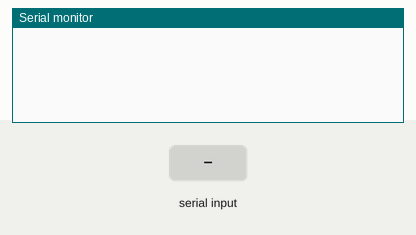
This sketch was run on a simulated Arduino Uno, built with avr-gcc and run on an emulated ATmega328P. On the bench: the last lines printed to the serial monitor. The test bench sets the inputs (shaded band).

Above: at 1.2 s.
1.3 s: "PIN:13\n" received over Serial
At 1.8 s:
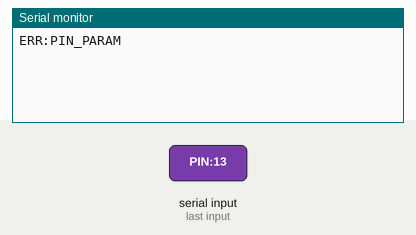
2.8 s: "SYS:1\n" received over Serial
At 4.0 s:
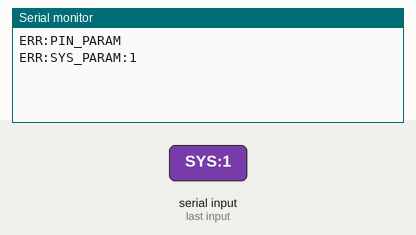
4.3 s: "HELLO:1\n" received over Serial
At 5.3 s:
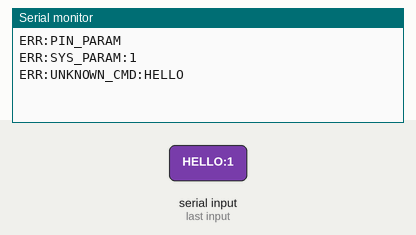
5.8 s: "UNO:1\n" received over Serial
At 6.4 s:
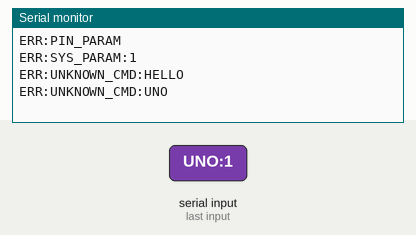
7.3 s: "HIGH:1\n" received over Serial
At 8.5 s:
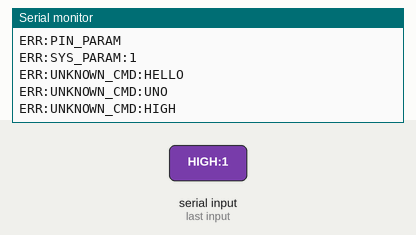
8.8 s: "1\n" received over Serial
At 9.9 s:
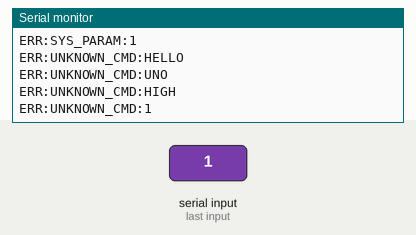

The sketch:

uno_controller.ino
```cpp
#include "serial_parser.h"
#include "commands.h"

const long BAUD_RATE = 115200;

// Instantiate parser with the command handler function
SerialParser parser(executeCommand);

void setup() {
  Serial.begin(BAUD_RATE);
  while (!Serial) {
    ; // wait for serial port to connect
  }
}

void loop() {
  parser.check();
}
```

commands.cpp
```cpp
#include "commands.h"

void executeCommand(String cmd, String params) {
  // Handle Handshake
  if (cmd == "SYS") {
    if (params == "HELLO") {
      Serial.println("OK:DEVICE=ARDUINO_UNO;FW=1.0.0;CAPS=GPIO,ADC,PWM");
    } else {
      Serial.print("ERR:SYS_PARAM:");
      Serial.println(params);
    }
    return;
  }

  // Handle Optional Device Prefix stripping
  // If we receive UNO:PIN:13, we might want to recurse?
  // Or simpler: The App sends PIN:13 directly to the correct port.
  // We assume the latter as primary, but logic can check.
  if (cmd == "UNO") {
    // Split params again: PIN:13
    int firstColon = params.indexOf(':');
    if (firstColon != -1) {
       String subCmd = params.substring(0, firstColon);
       String subParams = params.substring(firstColon + 1);
       executeCommand(subCmd, subParams);
       return;
    }
  }

  // Handle PIN command
  if (cmd == "PIN") {
     // Format: PIN:13,HIGH
     int comma = params.indexOf(',');
     if (comma != -1) {
         int pin = params.substring(0, comma).toInt();
         String val = params.substring(comma+1);
         val.trim();

         pinMode(pin, OUTPUT);
         if (val == "HIGH" || val == "1") digitalWrite(pin, HIGH);
         else digitalWrite(pin, LOW);

         Serial.print("OK:PIN:");
         Serial.print(pin);
         Serial.print("=");
         Serial.println(val);
     } else {
        Serial.println("ERR:PIN_PARAM");
     }
     return;
  }

  // Handle READ command
  if (cmd == "READ") {
     // Format: READ:A0 or READ:13
     String p = params;
     p.trim();

     if (p.startsWith("A")) {
         // Analog read
         int channel = p.substring(1).toInt();
         // A0 is 14 on UNO, checking standard bounds
         if (channel >= 0 && channel <= 5) {
            int val = analogRead(A0 + channel);
            Serial.print("OK:READ:");
            Serial.print(p);
            Serial.print("=");
            Serial.println(val);
         } else {
            Serial.println("ERR:INVALID_AIN");
         }
     } else {
         // Digital read
         int pin = p.toInt();
         pinMode(pin, INPUT);
         int val = digitalRead(pin);
         Serial.print("OK:READ:");
         Serial.print(pin);
         Serial.print("=");
         Serial.println(val);
     }
     return;
  }

  // Default error
  Serial.print("ERR:UNKNOWN_CMD:");
  Serial.println(cmd);
}
```

commands.h
```cpp
#ifndef COMMANDS_H
#define COMMANDS_H

#include <Arduino.h>

void executeCommand(String cmd, String params);

#endif
```

serial_parser.cpp
```cpp
#include "serial_parser.h"

SerialParser::SerialParser(CommandHandler handler) {
  _handler = handler;
  _index = 0;
  memset(_buffer, 0, 64);
}

void SerialParser::check() {
  while (Serial.available() > 0) {
    char c = Serial.read();

    // Check for buffer overflow
    if (_index >= 63) {
      // Overflow: reset buffer and potentially log error
      // Ideally we should wait for newline to sync back up
      _index = 0;
      // We could send ERR:OVERFLOW here
    }

    if (c == '\n') {
      _buffer[_index] = '\0'; // Null-terminate
      processCommand();
      _index = 0; // Reset for next command
    } else if (c != '\r') {
      // Add to buffer if not carriage return
      _buffer[_index++] = c;
    }
  }
}

void SerialParser::processCommand() {
  // Expected format: COMMAND:PARAMS
  // Example: PIN:13,HIGH or SYS:HELLO

  String raw = String(_buffer);

  // Find first colon
  int firstColon = raw.indexOf(':');

  if (firstColon == -1) {
    // No colon found, invalid format or just a command without params?
    // User spec: <DEVICE>:<COMMAND>:<PARAMS>\n or <COMMAND>:<PARAMS>\n
    // Let's assume COMMAND:PARAMS logic.
    // As per user spec 5 (optional prefix): PIN:13,HIGH
    // So split by first colon.

    // If no colon, maybe it's a command without params? e.g. "PING"
    if (raw.length() > 0) {
        _handler(raw, "");
    }
    return;
  }

  String cmd = raw.substring(0, firstColon);
  String params = raw.substring(firstColon + 1);

  // Also handle DEVICE:COMMAND:PARAMS if present?
  // If user sends UNO:PIN:13,HIGH vs PIN:13,HIGH
  // The firmware should probably handle both or be agnostic.
  // If we split by ':' again?

  // Check if cmd is a known device descriptor (UNO, ESP)
  // Simple heuristic: if 'params' has a colon, maybe the first part was device.
  // Example: UNO:PIN:13
  // cmd="UNO", params="PIN:13"
  // We can recursively strip?

  // For now, let's just pass cmd and params to handler.
  _handler(cmd, params);
}
```

serial_parser.h
```cpp
#ifndef SERIAL_PARSER_H
#define SERIAL_PARSER_H

#include <Arduino.h>

// Callback type for when a valid command is received
// command: The command string (e.g. "PIN", "SYS")
// params: The parameters string (e.g. "13,HIGH")
typedef void (*CommandHandler)(String command, String params);

class SerialParser {
  private:
    char _buffer[64];
    int _index;
    CommandHandler _handler;

    void processCommand();

  public:
    SerialParser(CommandHandler handler);
    void check();
};

#endif
```

Measured:
- after the input at 1.3 s, the serial monitor: prints a new line at once (image 1)
- after the input at 2.8 s, the serial monitor: prints a new line at once (image 2)
- after the input at 4.3 s, the serial monitor: prints a new line at once (image 3)
- after the input at 5.8 s, the serial monitor: prints a new line at once (image 4)
- after the input at 7.3 s, the serial monitor: prints a new line at once (image 5)
- after the input at 8.8 s, the serial monitor: prints a new line at once (image 6)
